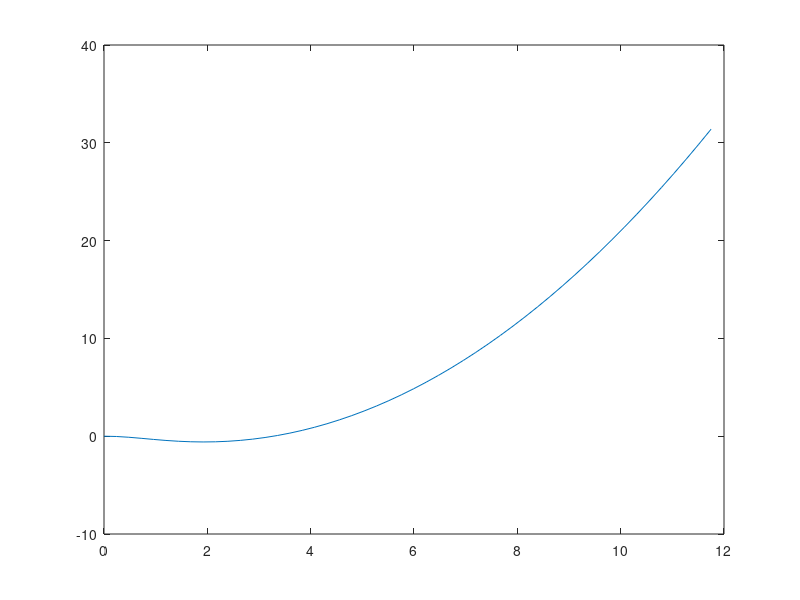

The MATLAB script that drew this image:
clear all;

mu = 2.0;
delta = 1.0;
beta = 0.850159404888417;

phi = linspace(0,11.75,50);

u = delta*delta*(1/(1+mu))*phi.*phi - log(cosh(delta*sqrt(2*beta)*phi));

plot(phi, u);